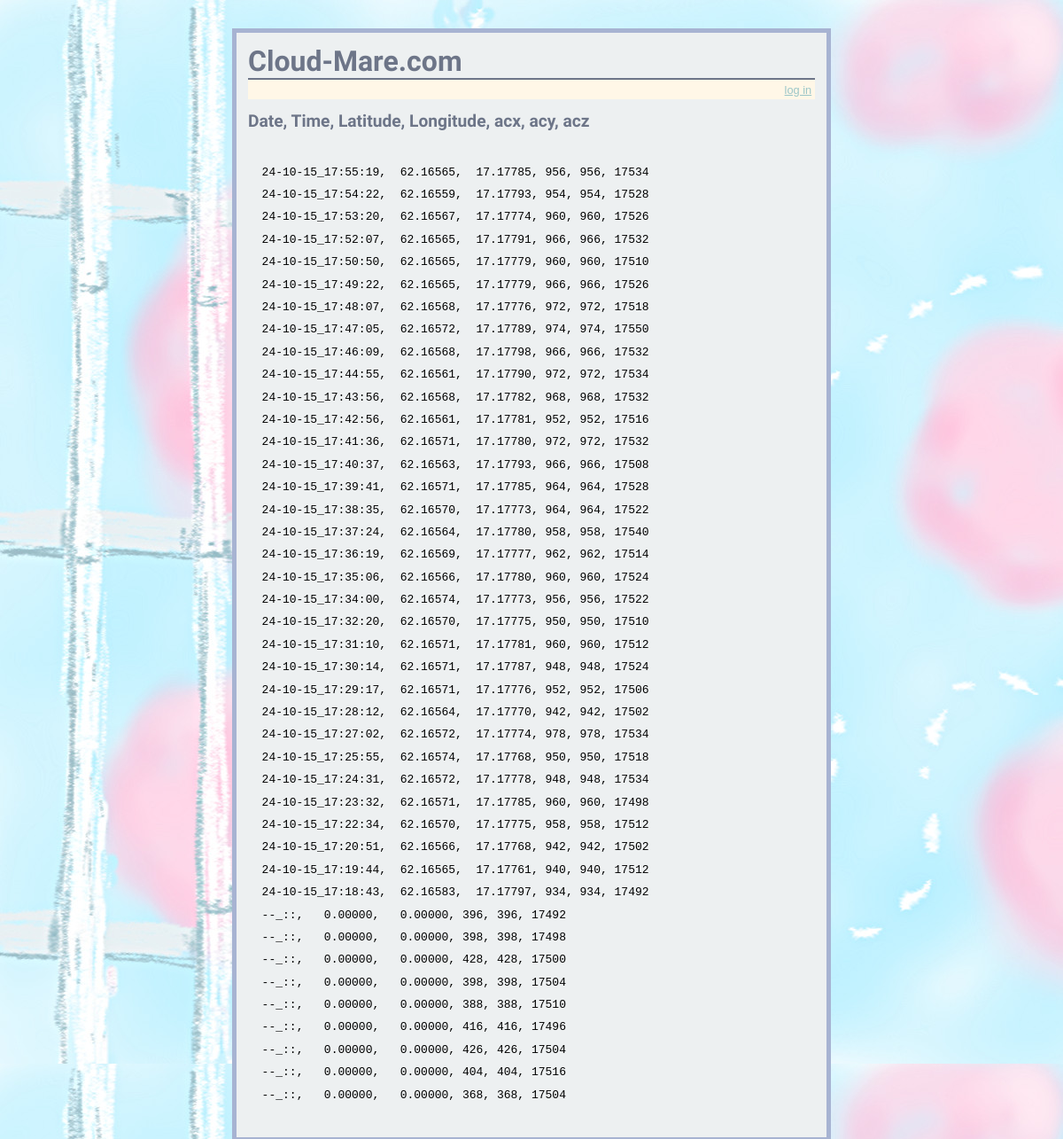
The page /posdata on the database its author committed.
### tables this page shows
CREATE TABLE positions (
  id integer primary key autoincrement,
  imei text not null,
  imsi text not null,
  version text not null,
  name text not null,
  latitude text not null,
  longitude text not null,
  date text not null,
  time text not null,
  value0 text not null,
  value1 text not null,
  value2 text not null,
  value3 text not null,
  value4 text not null,
  value5 text not null,
  value6 text not null,
  value7 text not null,
  value8 text not null,
  value9 text not null,
  value10 text not null


);

### htdocs/flaskr.py (the view)
@app.route('/posdata')
def show_posdata_entries():
    cur = g.db.execute('select latitude, longitude, date, time, value5, '+
                       'value5, value7 from positions order by id desc')
    positions = [dict(latitude=row[0], longitude=row[1], date=row[2],
                      time=row[3], acx=row[4], acy=row[5], acz=row[6])
                      for row in cur.fetchall()]
    return render_template('show_posdata_entries.html', positions=positions)

### htdocs/flaskr.py (called while the page is built)
def connect_db():
    return sqlite3.connect(app.config['DATABASE'])

@app.before_request
def before_request():
    g.db = connect_db()

@app.teardown_request
def teardown_request(exception):
    db = getattr(g, 'db', None)
    if db is not None:
        db.close()

### htdocs/templates/show_posdata_entries.html
{% extends "layout.html" %}
{% block body %}
  <H2>Date, Time, Latitude, Longitude, acx, acy, acz</H2>
  <ul class=entries><PRE>
  {% for item in positions %}<li>{{ item.date }}_{{ item.time }}, {{ item.latitude }}, {{ item.longitude }}, {{ item.acx }}, {{ item.acy }}, {{
item.acz }}{% else
%}<li><em>Unbelievable.  No entries here so far</em>
  {% endfor %}
  </PRE>
  </ul>
{% endblock %}

### htdocs/templates/layout.html (shortened to what this page needs)
<!doctype html>
<link rel=stylesheet type=text/css href="{{ url_for('static', filename='style.css') }}">
<div class=page>
  <h1>Cloud-Mare.com</h1>
  <div class=metanav>
  {% if not session.logged_in %}
    <a href="{{ url_for('login') }}">log in</a>
  {% else %}
    <a href="{{ url_for('logout') }}">log out</a>
  {% endif %}
  </div>
  {% block body %}{% endblock %}
</div>

### htdocs/static/style.css (style rules this page uses)
h1, h2 { color: #6D7588; }
a { color: #9BC6C8; }
h1, h2 { font-family: 'Bilbo Swash Caps', cursive; margin: 0; }
h1 { border-bottom: 2px solid #6D7588; }
h2 { font-size: 1.2em; }
.page { margin: 2em auto; width: 40em; border: 5px solid #A7B3D2; padding: 0.8em; background: #EDF0F1; }
.entries { list-style: none; margin: 0; padding: 0; }
.entries li { margin: 0.8em 1.2em; }
.metanav { text-align: right; font-size: 0.8em; padding: 0.3em; margin-bottom: 1em; background: #FFF7E7; }

### rows shown on the page
positions: date "24-10-15", time "17:55:19", latitude "62.16565", longitude "17.17785", acx "956", acy "956", acz "17534"
positions: date "24-10-15", time "17:54:22", latitude "62.16559", longitude "17.17793", acx "954", acy "954", acz "17528"
positions: date "24-10-15", time "17:53:20", latitude "62.16567", longitude "17.17774", acx "960", acy "960", acz "17526"
positions: date "24-10-15", time "17:52:07", latitude "62.16565", longitude "17.17791", acx "966", acy "966", acz "17532"
positions: date "24-10-15", time "17:50:50", latitude "62.16565", longitude "17.17779", acx "960", acy "960", acz "17510"
positions: date "24-10-15", time "17:49:22", latitude "62.16565", longitude "17.17779", acx "966", acy "966", acz "17526"
positions: date "24-10-15", time "17:48:07", latitude "62.16568", longitude "17.17776", acx "972", acy "972", acz "17518"
positions: date "24-10-15", time "17:47:05", latitude "62.16572", longitude "17.17789", acx "974", acy "974", acz "17550"
positions: date "24-10-15", time "17:46:09", latitude "62.16568", longitude "17.17798", acx "966", acy "966", acz "17532"
positions: date "24-10-15", time "17:44:55", latitude "62.16561", longitude "17.17790", acx "972", acy "972", acz "17534"
positions: date "24-10-15", time "17:43:56", latitude "62.16568", longitude "17.17782", acx "968", acy "968", acz "17532"
positions: date "24-10-15", time "17:42:56", latitude "62.16561", longitude "17.17781", acx "952", acy "952", acz "17516"
positions: date "24-10-15", time "17:41:36", latitude "62.16571", longitude "17.17780", acx "972", acy "972", acz "17532"
positions: date "24-10-15", time "17:40:37", latitude "62.16563", longitude "17.17793", acx "966", acy "966", acz "17508"
positions: date "24-10-15", time "17:39:41", latitude "62.16571", longitude "17.17785", acx "964", acy "964", acz "17528"
positions: date "24-10-15", time "17:38:35", latitude "62.16570", longitude "17.17773", acx "964", acy "964", acz "17522"
positions: date "24-10-15", time "17:37:24", latitude "62.16564", longitude "17.17780", acx "958", acy "958", acz "17540"
positions: date "24-10-15", time "17:36:19", latitude "62.16569", longitude "17.17777", acx "962", acy "962", acz "17514"
positions: date "24-10-15", time "17:35:06", latitude "62.16566", longitude "17.17780", acx "960", acy "960", acz "17524"
positions: date "24-10-15", time "17:34:00", latitude "62.16574", longitude "17.17773", acx "956", acy "956", acz "17522"
positions: date "24-10-15", time "17:32:20", latitude "62.16570", longitude "17.17775", acx "950", acy "950", acz "17510"
positions: date "24-10-15", time "17:31:10", latitude "62.16571", longitude "17.17781", acx "960", acy "960", acz "17512"
positions: date "24-10-15", time "17:30:14", latitude "62.16571", longitude "17.17787", acx "948", acy "948", acz "17524"
positions: date "24-10-15", time "17:29:17", latitude "62.16571", longitude "17.17776", acx "952", acy "952", acz "17506"
positions: date "24-10-15", time "17:28:12", latitude "62.16564", longitude "17.17770", acx "942", acy "942", acz "17502"
positions: date "24-10-15", time "17:27:02", latitude "62.16572", longitude "17.17774", acx "978", acy "978", acz "17534"
positions: date "24-10-15", time "17:25:55", latitude "62.16574", longitude "17.17768", acx "950", acy "950", acz "17518"
positions: date "24-10-15", time "17:24:31", latitude "62.16572", longitude "17.17778", acx "948", acy "948", acz "17534"
positions: date "24-10-15", time "17:23:32", latitude "62.16571", longitude "17.17785", acx "960", acy "960", acz "17498"
positions: date "24-10-15", time "17:22:34", latitude "62.16570", longitude "17.17775", acx "958", acy "958", acz "17512"
positions: date "24-10-15", time "17:20:51", latitude "62.16566", longitude "17.17768", acx "942", acy "942", acz "17502"
positions: date "24-10-15", time "17:19:44", latitude "62.16565", longitude "17.17761", acx "940", acy "940", acz "17512"
positions: date "24-10-15", time "17:18:43", latitude "62.16583", longitude "17.17797", acx "934", acy "934", acz "17492"
positions: date "--", time "::", latitude "0.00000", longitude "0.00000", acx "396", acy "396", acz "17492"
positions: date "--", time "::", latitude "0.00000", longitude "0.00000", acx "398", acy "398", acz "17498"
positions: date "--", time "::", latitude "0.00000", longitude "0.00000", acx "428", acy "428", acz "17500"
positions: date "--", time "::", latitude "0.00000", longitude "0.00000", acx "398", acy "398", acz "17504"
positions: date "--", time "::", latitude "0.00000", longitude "0.00000", acx "388", acy "388", acz "17510"
positions: date "--", time "::", latitude "0.00000", longitude "0.00000", acx "416", acy "416", acz "17496"
positions: date "--", time "::", latitude "0.00000", longitude "0.00000", acx "426", acy "426", acz "17504"
positions: date "--", time "::", latitude "0.00000", longitude "0.00000", acx "404", acy "404", acz "17516"
positions: date "--", time "::", latitude "0.00000", longitude "0.00000", acx "368", acy "368", acz "17504"
